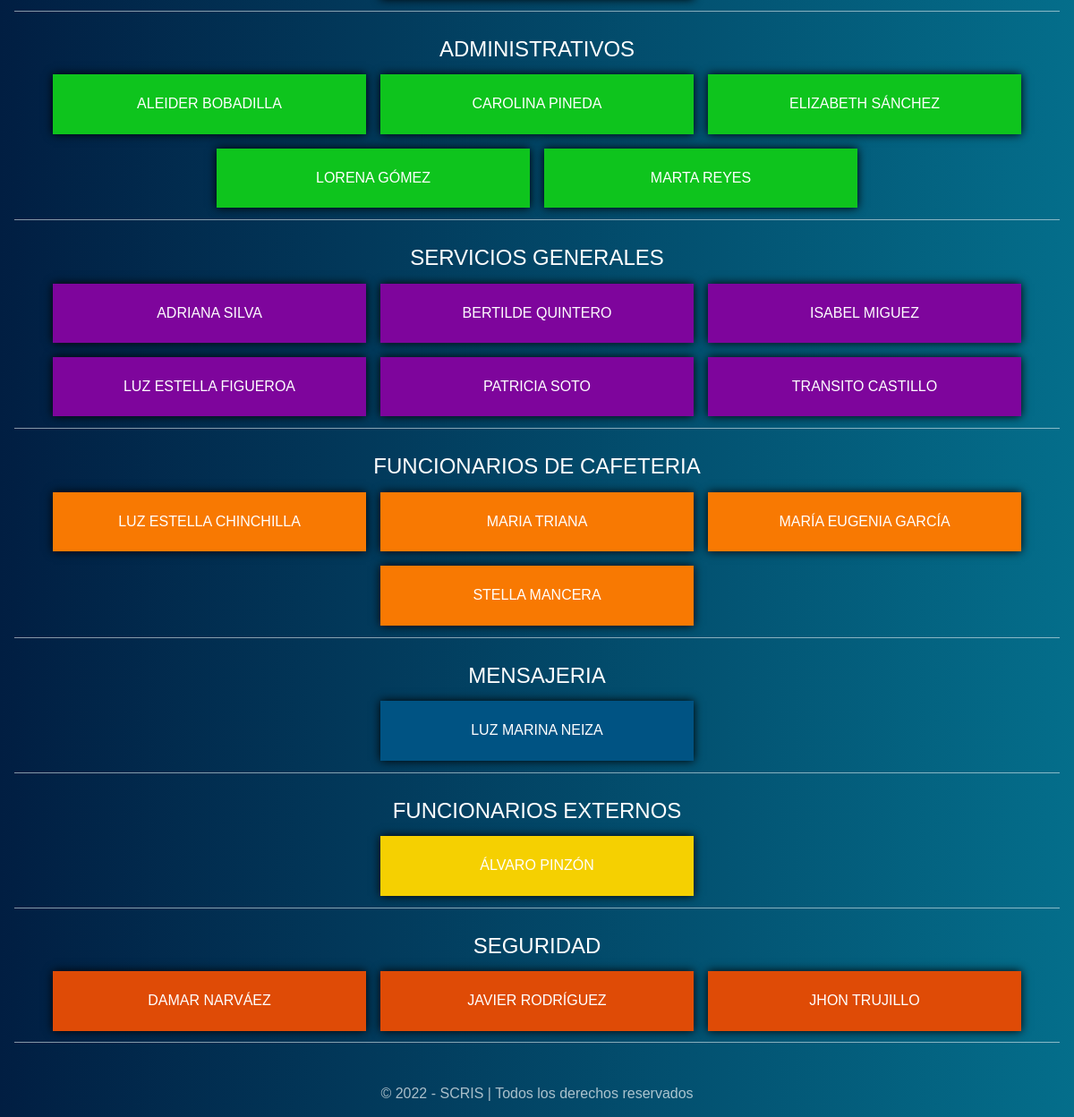
Before: /ausentes.php (signed in, lower part) with the older database file.
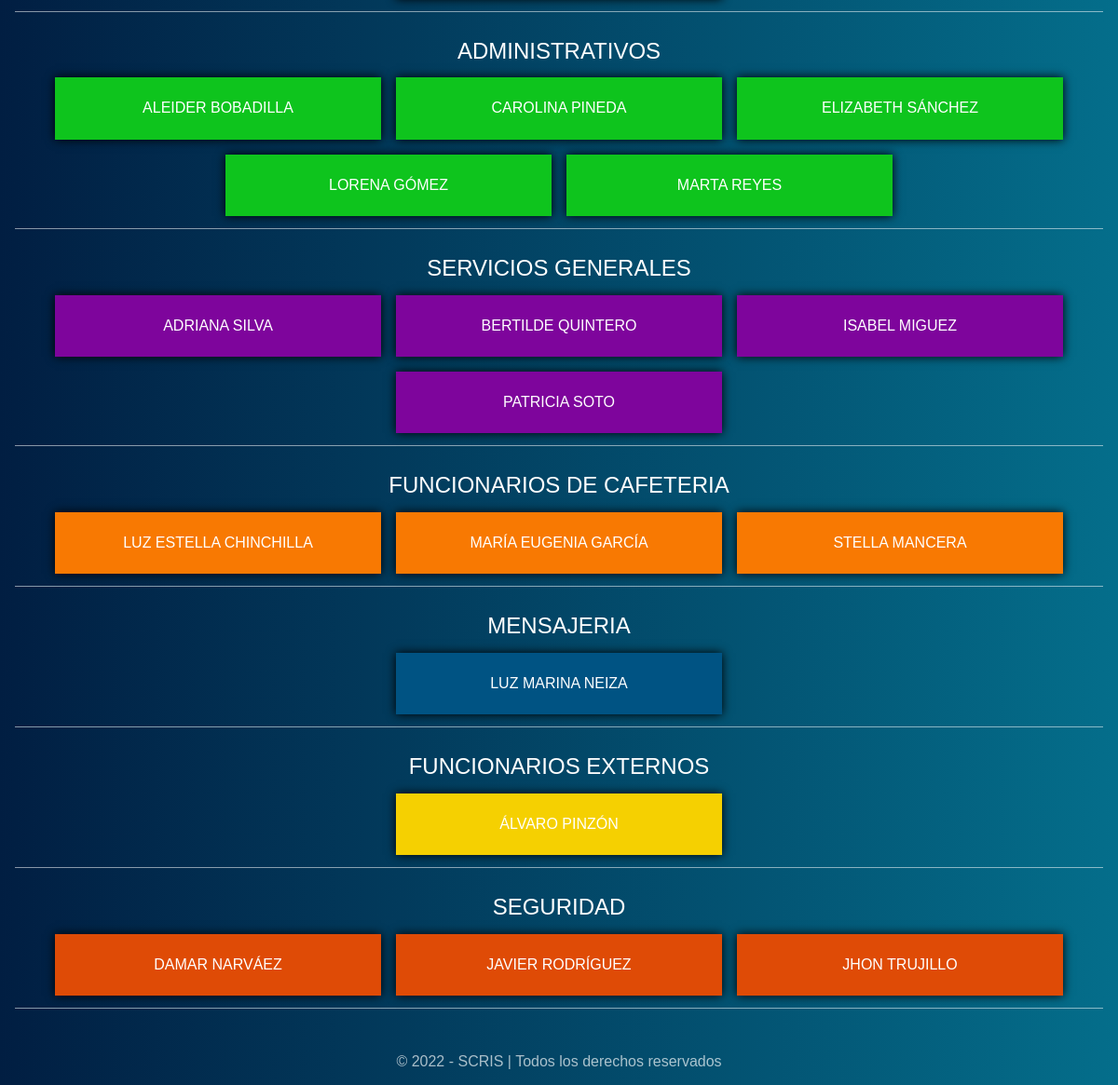
After: the same page with the newer database file.
### tables this page shows
CREATE TABLE "funcionarios" (
  "id" integer NOT NULL PRIMARY KEY AUTOINCREMENT,
  "nombre" text NOT NULL,
  "dependencia" text NOT NULL,
  "direccion" text NOT NULL,
  "asignatura" text NOT NULL,
  "placa" text NOT NULL,
  "observaciones" text NOT NULL
);

### ausentes.php (the view, shortened to what this page needs)
<!DOCTYPE html>
<html lang="es">
<head>
    <link rel="stylesheet" href="css/normalize.css">
    <link rel="stylesheet" href="css/inicio.css">
</head>
<body>
    <section class="section">
        <div class="flex">
            <?php
            $directivos = "";
            $docentes = "";
            $serviciosGenerales = "";
            $administrativos = "";
            $funcionarioCafeteria = "";
            $seguridad = "";
            $mensajeria = "";
            $funcionarioExterno = "";
            $psicologia = "";
            $fecha_hoy = date("Y/m/d");
            $ruta = 'db/scris.db';
            $conexion = conectar($ruta);
            $sql = "SELECT * FROM funcionarios ORDER BY nombre ASC";
            $resultado = $conexion->query($sql);
            while ($fila = $resultado->fetch()) {
                $nombre = $fila['nombre'];
                $dependencia = $fila['dependencia'];
                $sql2 = "SELECT * FROM tabla WHERE fecha = '$fecha_hoy' AND nombre = '$nombre'";
                $resultado2 = $conexion->query($sql2);
                $fila2 = $resultado2->fetch();
                if ($fila2 == null) {
                    if ($dependencia == "DIRECTIVO") {
                        $directivos .= '<button class="btn__funcionario directivo">' . $nombre . '</button>';
                    } else if ($dependencia == "DOCENTE") {
                        $docentes .= '<button class="btn__funcionario docente">' . $nombre . '</button>';
                    } else if ($dependencia == "SERVICIOS GENERALES") {
                        $serviciosGenerales .= '<button class="btn__funcionario sg">' . $nombre . '</button>';
                    } else if ($dependencia == "ADMINISTRATIVO") {
                        $administrativos .= '<button class="btn__funcionario administrativo">' . $nombre . '</button>';
                    } else if ($dependencia == "FUNCIONARIO CAFETERÍA") {
                        $funcionarioCafeteria .= '<button class="btn__funcionario fc">' . $nombre . '</button>';
                    } else if ($dependencia == "SEGURIDAD") {
                        $seguridad .= '<button class="btn__funcionario seguridad">' . $nombre . '</button>';
                    } else if ($dependencia == "MENSAJERÍA") {
                        $mensajeria .= '<button class="btn__funcionario mensajeria">' . $nombre . '</button>';
                    } else if ($dependencia == "FUNCIONARIO EXTERNO") {
                        $funcionarioExterno .= '<button class="btn__funcionario fe">' . $nombre . '</button>';
                    }else if ($dependencia == "PSICOLOGÍA") {
                        $psicologia .= '<button class="btn__funcionario psicologia">' . $nombre . '</button>';
                    }
                }
            }
            if ($docentes != "") {
                echo '<div class="funcionarios">
                <h2>Docentes</h2>
                <div class="funcionarios__lista">
                    ' . $docentes . '
                </div>
            </div>';
            }
            if ($administrativos != "") {
                echo '<div class="funcionarios">
                <h2>Administrativos</h2>
                <div class="funcionarios__lista">
                    ' . $administrativos . '
                </div>
            </div>';
            }
            if ($serviciosGenerales != "") {
                echo '<div class="funcionarios">
                <h2>Servicios Generales</h2>
                <div class="funcionarios__lista">
                    ' . $serviciosGenerales . '
                </div>
            </div>';
            }
            if ($funcionarioCafeteria != "") {
                echo '<div class="funcionarios">
                <h2>Funcionarios de Cafeteria</h2>
                <div class="funcionarios__lista">
                    ' . $funcionarioCafeteria . '
                </div>
            </div>';
            }
            if ($mensajeria != "") {
                echo '<div class="funcionarios">
                <h2>Mensajeria</h2>
                <div class="funcionarios__lista">
                    ' . $mensajeria . '
                </div>
            </div>';
            }
            if ($funcionarioExterno != "") {
                echo '<div class="funcionarios">
                <h2>Funcionarios Externos</h2>
                <div class="funcionarios__lista">
                    ' . $funcionarioExterno . '
                </div>
            </div>';
            }
            if ($seguridad != "") {
                echo '<div class="funcionarios">
                <h2>Seguridad</h2>
                <div class="funcionarios__lista">
                    ' . $seguridad . '
                </div>
            </div>';
            }
            ?>
        </div>
    </section>
    <footer class="footer">
        <p>&copy; 2022 - SCRIS | Todos los derechos reservados</p>
    </footer>
</body>
</html>

Changed rows visible on the page:
removed funcionarios: nombre "LUZ ESTELLA FIGUEROA"
removed funcionarios: nombre "TRANSITO CASTILLO"
removed funcionarios: nombre "MARIA TRIANA"
